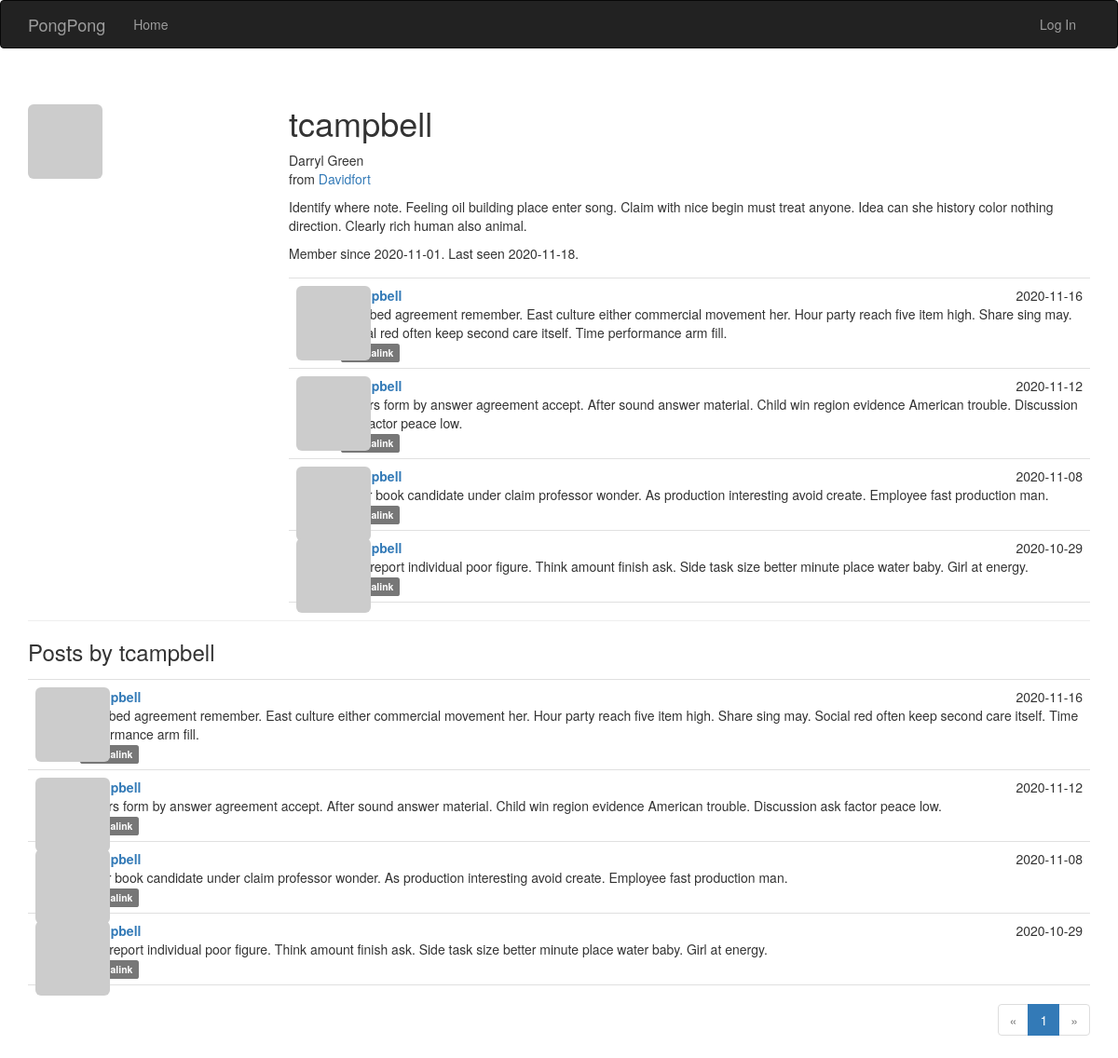
Screenshot of /user/tcampbell with the database file from the repository.
### app/models.py (models this page shows, shortened)
class User(UserMixin, db.Model):
    __tablename__ = 'users'
    id = db.Column(db.Integer, primary_key=True)
    email = db.Column(db.String(64), unique=True, index=True)
    username = db.Column(db.String(64), unique=True, index=True)
    role_id = db.Column(db.Integer, db.ForeignKey('roles.id'))
    password_hash = db.Column(db.String(128))
    confirmed = db.Column(db.Boolean, default=False)
    name = db.Column(db.String(64))
    location = db.Column(db.String(64))
    about_me = db.Column(db.Text())
    member_since = db.Column(db.DateTime, default=datetime.datetime.utcnow)
    last_seen = db.Column(db.DateTime, default=datetime.datetime.utcnow)
    avatar_hash = db.Column(db.String(32))
    posts = db.relationship('Post', backref='author', lazy='dynamic')
    @property
    def password(self):
        raise AttributeError('password is not a readable attribute')
    def gravatar(self, size=100, default='identicon', rating='g'):
        url = 'https://secure.gravatar.com/avatar'
        hash = self.avatar_hash or self.gravatar_hash()
        return '{url}/{hash}?s={size}&d={default}&r={rating}'.format(
            url=url, hash=hash, size=size, default=default, rating=rating)
    def __repr__(self):
        return '<User %r>' % self.username

class Post(db.Model):
    __tablename__ = 'posts'
    id = db.Column(db.Integer, primary_key=True)
    body = db.Column(db.Text)
    timestamp = db.Column(db.DateTime, index=True, default=datetime.datetime.utcnow)
    author_id = db.Column(db.Integer, db.ForeignKey('users.id'))

### app/main/views.py (the view)
@main.route('/user/<username>')
def user(username):
    user = User.query.filter_by(username=username).first()
    if user is None:
        abort(404)
    page = request.args.get('page', 1, type=int)
    pagination = user.posts.order_by(Post.timestamp.desc()).paginate(
        page, per_page=current_app.config['PONGPONG_POSTS_PER_PAGE'],
        error_out=False)
    posts = pagination.items
    print(user)
    print(user.last_seen)
    print('------------------')
    return render_template('user.html', user=user, posts=posts,
                           pagination=pagination)

### app/auth/views.py (called while the page is built)
@auth.before_app_request
def before_request():
    if current_user.is_authenticated \
            and not current_user.confirmed \
            and request.endpoint \
            and request.blueprint != 'auth_bp' \
            and request.endpoint != 'static':
        current_user.ping()
        return redirect(url_for('auth_bp.unconfirmed'))

### app/main/__init__.py (called while the page is built)
@main.app_context_processor
def inject_permissions():
    return dict(Permission=Permission)

### app/models.py (called while the page is built)
    def is_administrator(self):
        return False

### app/templates/user.html (shortened to what this page needs)
{% extends "base.html" %}
{% import "_macros.html" as macros %}
{% block page_content %}
<div class="page-header">
    <img class="img-rounded profile-thumbnail" src="{{ user.gravatar(size=256) }}">
    <div class="profile-header">
        <h1>{{ user.username }}</h1>
        {% if user.name or user.location %}
        <p>
            {% if user.name %}{{ user.name }}<br>{% endif %}
            {% if user.location %}
            from <a href="http://maps.google.com/?q={{ user.location }}">{{ user.location }}</a><br>
            {% endif %}
        </p>
        {% endif %}
        {% if user.about_me %}<p>{{ user.about_me }}</p>{% endif %}
        <p>
            Member since {{ user.member_since.strftime("%Y-%m-%d") }}.
            Last seen {{ user.last_seen.strftime("%Y-%m-%d") }}.
        </p>
        {% include '_posts.html' %}
    </div>
</div>
<h3>Posts by {{ user.username }}</h3>
{% include '_posts.html' %}
{% if pagination %}
<div class="pagination">
    {{ macros.pagination_widget(pagination, '.user', username=user.username) }}
</div>
{% endif %}
{% endblock %}

### app/templates/_posts.html
<ul class="posts">
    {% for post in posts %}
    <li class="post">
        <div class="post-thumbnail">
            <a href="{{ url_for('.user', username=post.author.username) }}">
                <img class="img-rounded profile-thumbnail" src="{{ post.author.gravatar(size=40) }}">
            </a>
        </div>
        <div class="post-content">
            <div class="post-date">{{ post.timestamp.strftime("%Y-%m-%d") }}</div>
            <div class="post-author"><a href="{{ url_for('.user', username=post.author.username) }}">{{
                post.author.username }}</a></div>
            <div class="post-body">{{ post.body }}</div>
            <div class="post-footer">
                <a href="{{ url_for('.post', id=post.id) }}">
                    <span class="label label-default">Permalink</span> </a>
            </div>
        </div>
    </li>
    {% endfor %}
</ul>

### app/static/styles.css (style rules this page uses)
.profile-thumbnail { position: absolute; }
.profile-header { min-height: 260px; margin-left: 280px; }
ul.posts { list-style-type: none; padding: 0px; margin: 16px 0px 0px 0px; border-top: 1px solid #e0e0e0; }
ul.posts li.post { padding: 8px; border-bottom: 1px solid #e0e0e0; }
div.post-date { float: right; }
div.post-author { font-weight: bold; }
div.post-thumbnail { position: absolute; }
div.post-content { margin-left: 48px; min-height: 48px; }
div.pagination { width: 100%; text-align: right; padding: 0px; margin: 0px; }

### rows the page displays
User: username "tcampbell", name "Darryl Green", location "Davidfort", about_me "Identify where note. Feeling oil building place enter song. Claim with nice begin must treat anyone. Idea can she history color nothing direction. Clearly rich human also animal.", member_since "2020-11-01", last_seen "2020-11-18"
Post: timestamp "2020-11-16", author.username "tcampbell", body "Play bed agreement remember. East culture either commercial movement her. Hour party reach five item high. Share sing may. Social red often keep second care itself. Time performance arm fill."
Post: timestamp "2020-11-12", author.username "tcampbell", body "Others form by answer agreement accept. After sound answer material. Child win region evidence American trouble. Discussion ask factor peace low."
Post: timestamp "2020-11-08", author.username "tcampbell", body "Chair book candidate under claim professor wonder. As production interesting avoid create. Employee fast production man."
Post: timestamp "2020-10-29", author.username "tcampbell", body "Tree report individual poor figure. Think amount finish ask. Side task size better minute place water baby. Girl at energy."

### other values shown
{{ p }} "1"
